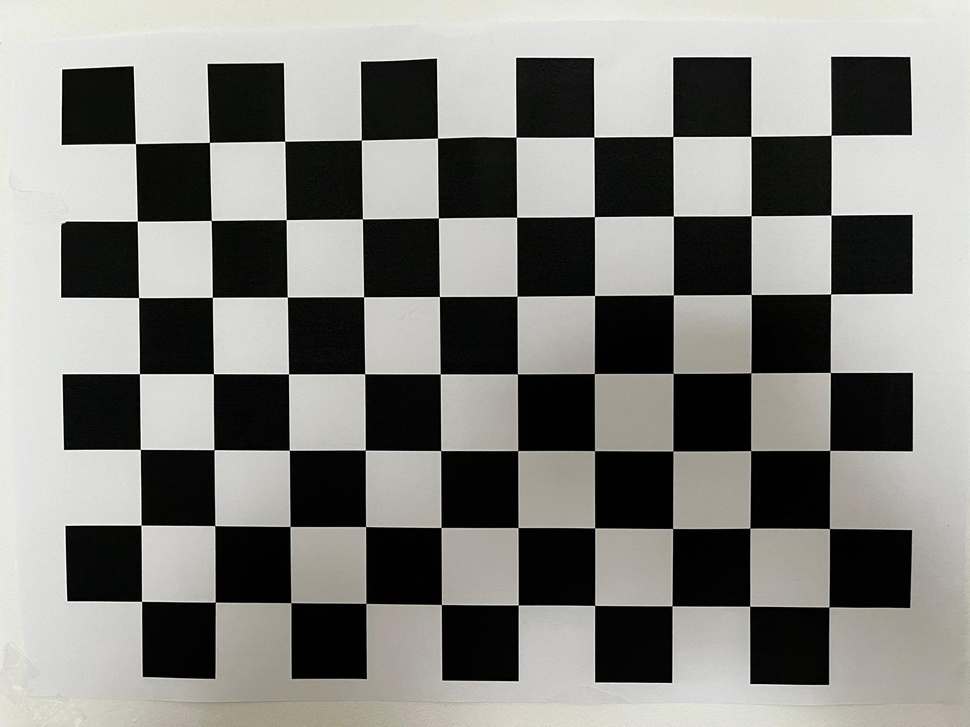
#> input picture sample/img (1).jpeg, 970 x 727 px, shrunk from 1600 x 1200 before the run; its folder holds only this picture in this run
$ python calibrate_sample.py
#> lines starting #> are read from the running program, lines starting #| are printed output that depends on the picture; long printed decimals are rounded
import numpy as np
import cv2
import glob

# Define the checkerboard dimensions
checkerboard_size = (10, 7)

# Define the size of a square in your defined unit (e.g., cm or mm)
square_size = 0.024  # example size in m

# Prepare object points, like (0,0,0), (1,0,0), (2,0,0), ..., (9,6,0)
# Multiply by the actual square size to scale to real-world coordinates
objp = np.zeros((checkerboard_size[0] * checkerboard_size[1], 3), np.float32)
objp[:, :2] = np.mgrid[0:checkerboard_size[0], 0:checkerboard_size[1]].T.reshape(-1, 2)
objp *= square_size

# Arrays to store object points and image points from all images
object_points = []  # 3d points in real world space
image_points = []  # 2d points in image plane

# Load all images
images = glob.glob('./sample/*.jpeg')

for fname in images:
    img = cv2.imread(fname)
#> img is the input picture: shape (727, 970, 3); mean B, G, R 126.4, 130.2, 130.7
    if img is None:
        print(f"Failed to load image {fname}")
        continue

    img_gray = cv2.cvtColor(img, cv2.COLOR_BGR2GRAY)

    # Find the chessboard corners
    ret, corners = cv2.findChessboardCorners(img_gray, checkerboard_size,
                                             flags=cv2.CALIB_CB_ADAPTIVE_THRESH +
                                                   cv2.CALIB_CB_FAST_CHECK +
                                                   cv2.CALIB_CB_NORMALIZE_IMAGE)
#> ret = True; corners = 70 rows, first 8: [135.5, 143.6], [209.4, 142.4], [284.7, 141.3], [361.4, 140], [437.5, 138.1], [516, 137.2], [593.8, 137.1], [672.7, 136.5]
    if ret:
        print(f"Corners found in {fname}")

        # Define the criteria for corner refinement
        criteria = (cv2.TERM_CRITERIA_EPS + cv2.TERM_CRITERIA_MAX_ITER, 30, 0.001)
        corners = cv2.cornerSubPix(img_gray, corners, (11, 11), (-1, -1), criteria)
#> corners = 70 rows, first 8: [135.4, 143.6], [209.4, 142.4], [284.7, 141.3], [361.4, 140], [437.5, 138.1], [516, 137.1], [593.8, 137.1], [672.8, 136.5]

        object_points.append(objp)
        image_points.append(corners)

        # Draw and display corners
        fnl = cv2.drawChessboardCorners(img, checkerboard_size, corners, ret)
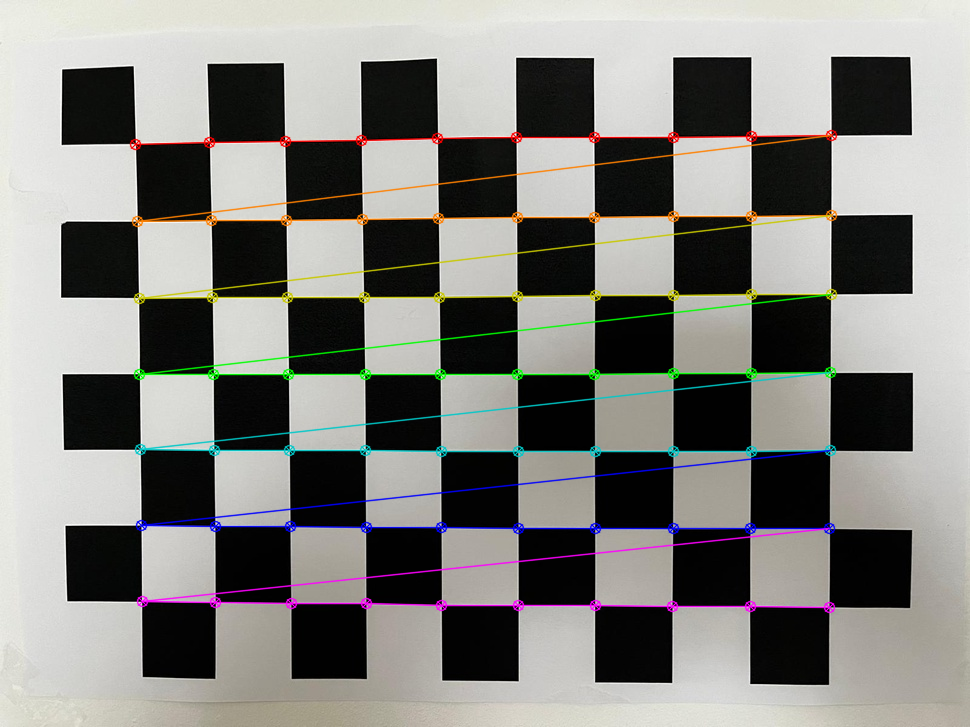
#> fnl: shape (727, 970, 3); mean B, G, R 126.5, 130.5, 131.2
        cv2.imshow("Final", fnl)
        cv2.waitKey(0)
    else:
        print(f"No Checkerboard Found in {fname}")

cv2.destroyAllWindows()

# Camera calibration
if object_points and image_points:
    img_size = (img.shape[1], img.shape[0])
    retval, cameraMatrix, distCoeffs, rvecs, tvecs = cv2.calibrateCamera(object_points, image_points, img_size, None, None)
#> retval = 0.638; cameraMatrix = [[1395, 0, 488.4], [0, 1404.5, 357.4], [0, 0, 1]]; distCoeffs = [[0.347, -8.9, -0.00236, -0.000323, 60.13]]; rvecs = ([0.0382, 0.0665, -0.00383],); tvecs = ([-0.111, -0.0667, 0.44],)

    # Print the calibration results in a readable format
    print("\n=== Camera Calibration Results ===")
    print(f"Reprojection Error: {retval:.4f}\n")
#| Reprojection Error: 0.6378

    print("Camera Matrix:")
    print(cameraMatrix, "\n")
#| [[1.39501772e+03 0.00000000e+00 4.88396442e+02]
#|  [0.00000000e+00 1.40448359e+03 3.57357047e+02]
#|  [0.00000000e+00 0.00000000e+00 1.00000000e+00]]

    print("Distortion Coefficients:")
    print(distCoeffs.ravel(), "\n")
#| [ 3.47243231e-01 -8.90349763e+00 -2.35584740e-03 -3.23482262e-04
#|   6.01278131e+01]

    print("Rotation Vectors:")
    for i, rvec in enumerate(rvecs):
        print(f"Image {i + 1}:")
        print(rvec.ravel(), "\n")
#> this loop made 1 pass
#> (printed output is left out)

    print("Translation Vectors:")
    for i, tvec in enumerate(tvecs):
        print(f"Image {i + 1}:")
        print(tvec.ravel(), "\n")
#> this loop made 1 pass
#> (printed output is left out)

    # Compute and display per-image reprojection errors
    total_error = 0
    errors = []
    for i in range(len(object_points)):
        img_points2, _ = cv2.projectPoints(object_points[i], rvecs[i], tvecs[i], cameraMatrix, distCoeffs)
        error = cv2.norm(image_points[i], img_points2, cv2.NORM_L2) / len(img_points2)
        total_error += error
        errors.append(error)
        print(f"Image {i + 1} Reprojection Error: {error:.4f}")
#> this loop made 1 pass
#> (error, total_error) on pass 1: (0.0762, 0.0762)
#> (printed output is left out)
#> after the loop, errors = [0.0762]; total_error = 0.0762

    mean_error = total_error / len(object_points)
#> mean_error = 0.0762
    print(f"\nMean Reprojection Error: {mean_error:.4f}")
#| Mean Reprojection Error: 0.0762

else:
    print("Not enough points for calibration")

$ run again, on sample/img (5).jpeg
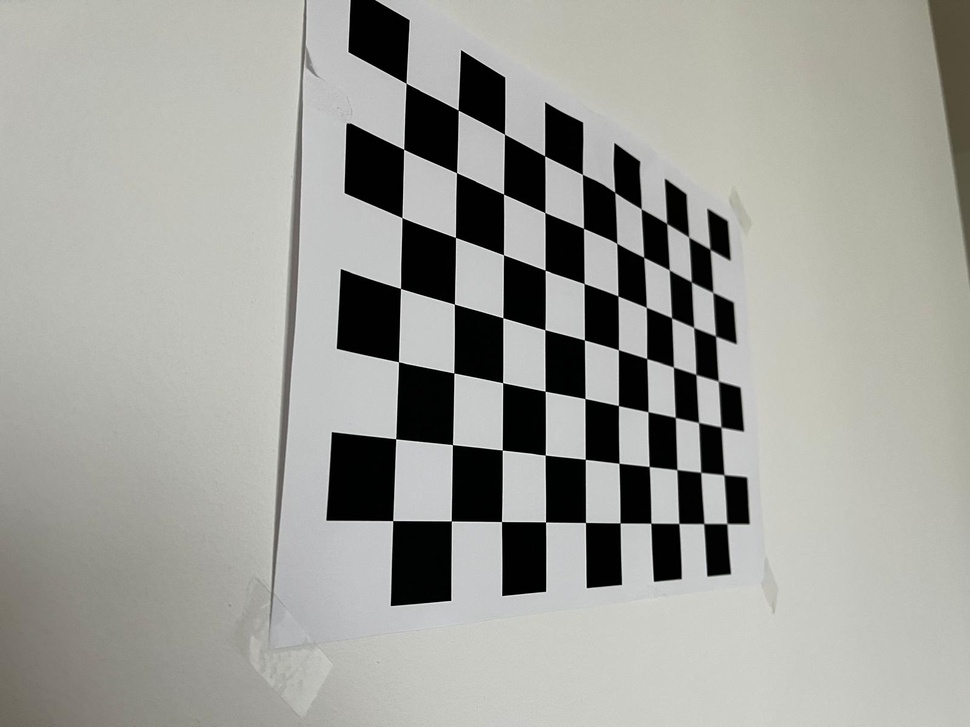
#> input picture sample/img (5).jpeg, 970 x 727 px, shrunk from 1600 x 1200 before the run
#> img is the input picture: shape (727, 970, 3); mean B, G, R 153.7, 159.1, 158.7
#> `ret, corners = cv2.findChessboardCorners(img_gray, checkerboard_size, ..`: ret = True; corners = 70 rows, first 8: [406.1, 83.42], [458.1, 110], [504.4, 133.9], [544.5, 155.4], [582.2, 174.6], [614.4, 191.6], [640.6, 209.6], [665.5, 221.8]
#> `corners = cv2.cornerSubPix(img_gray, corners, (11, 11), (-1, -1), crit..`: corners = 70 rows, first 8: [406.1, 83.32], [458.2, 110.1], [504.4, 134.2], [544.6, 155.8], [582.4, 174.4], [614.7, 192.3], [641.2, 208.8], [666.7, 223.4]
#> `fnl = cv2.drawChessboardCorners(img, checkerboard_size, corners, ret)`:
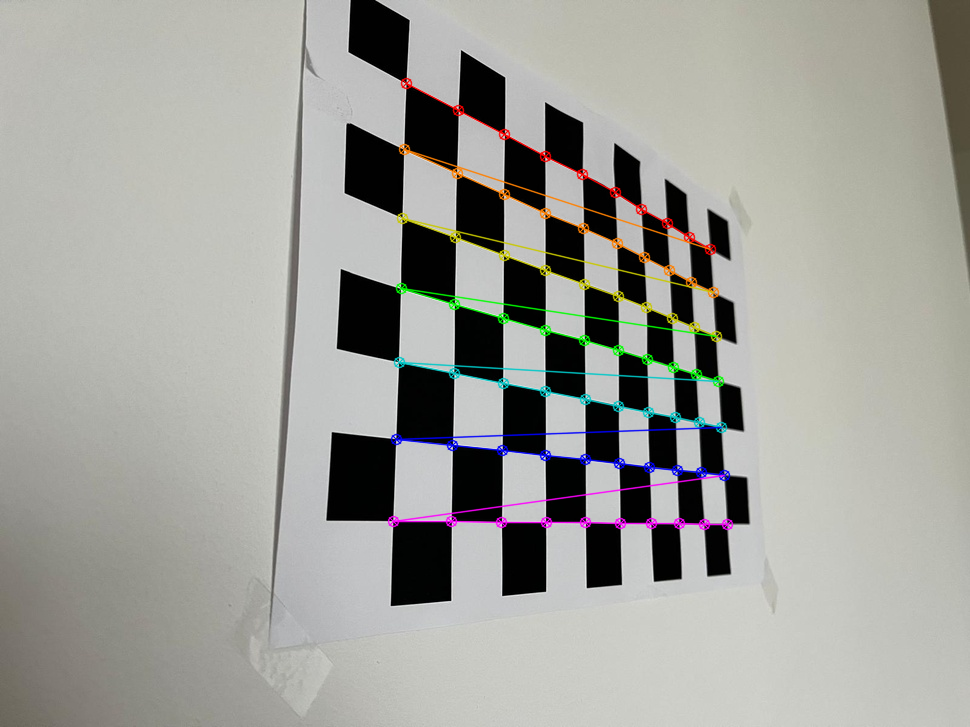
#> fnl: shape (727, 970, 3); mean B, G, R 153.8, 159.3, 159.1
#> retval = 1.04; cameraMatrix = [[773.2, 0, 354.3], [0, 711.7, 351.5], [0, 0, 1]]; distCoeffs = [[0.729, -4.31, 0.00551, -0.0405, 7.7]]; rvecs = ([-0.172, -0.7, 0.114],); tvecs = ([0.0174, -0.0908, 0.246],)
#| Reprojection Error: 1.0371
#| [[773.227   0.         354.264]
#|  [  0.         711.680 351.517]
#|  [  0.           0.           1.        ]]
#| [ 7.28624912e-01 -4.30985023e+00  5.50655707e-03 -4.04534624e-02
#|   7.69604906e+00]
#> the loop `for i, rvec in enumerate(rvecs):` made 1 pass
#> (printed output is left out)
#> the loop `for i, tvec in enumerate(tvecs):` made 1 pass
#> (printed output is left out)
#> the loop `for i in range(len(object_points)):` made 1 pass
#> (error, total_error) on pass 1: (0.124, 0.124)
#> (printed output is left out)
#> after the loop `for i in range(len(object_points)):`: errors = [0.124]; total_error = 0.124
#| Mean Reprojection Error: 0.1240

$ run again, on sample/img (6).jpeg
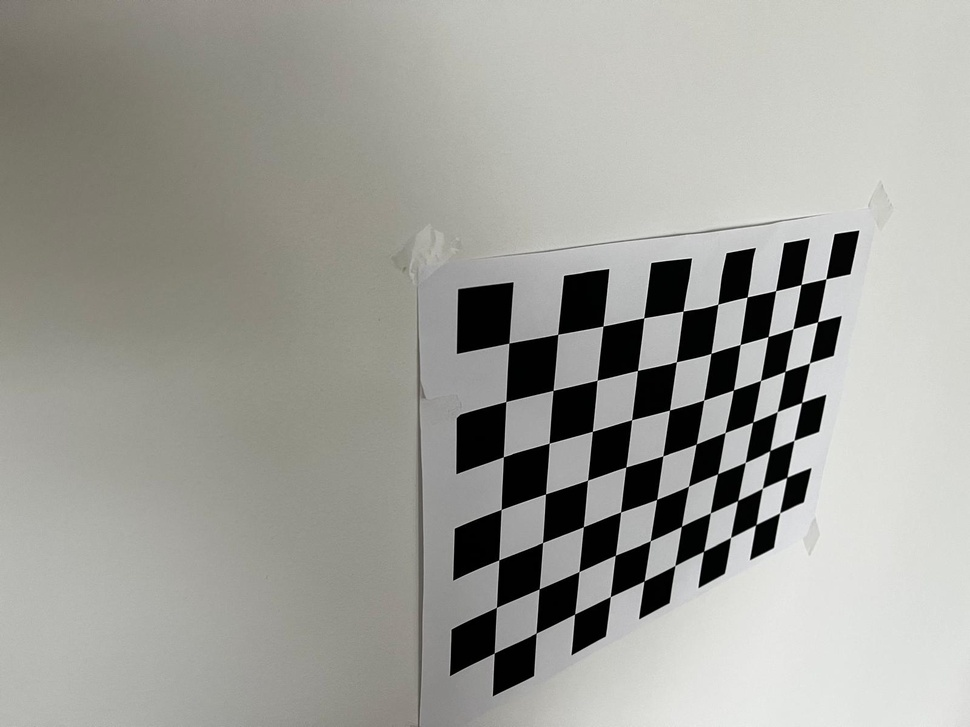
#> input picture sample/img (6).jpeg, 970 x 727 px, shrunk from 1600 x 1200 before the run
#> img is the input picture: shape (727, 970, 3); mean B, G, R 153.2, 158.9, 158.9
#> `ret, corners = cv2.findChessboardCorners(img_gray, checkerboard_size, ..`: ret = True; corners = 70 rows, first 8: [509, 343], [557.9, 334.4], [603, 326], [643.8, 317.7], [683, 311.1], [717.5, 304.5], [746.9, 297], [775.7, 290.5]
#> `corners = cv2.cornerSubPix(img_gray, corners, (11, 11), (-1, -1), crit..`: corners = 70 rows, first 8: [508.9, 343.1], [557.7, 334.3], [603, 326.1], [643.7, 317.8], [683, 311.1], [717.8, 304.2], [747.1, 296.9], [775.6, 290.7]
#> `fnl = cv2.drawChessboardCorners(img, checkerboard_size, corners, ret)`:
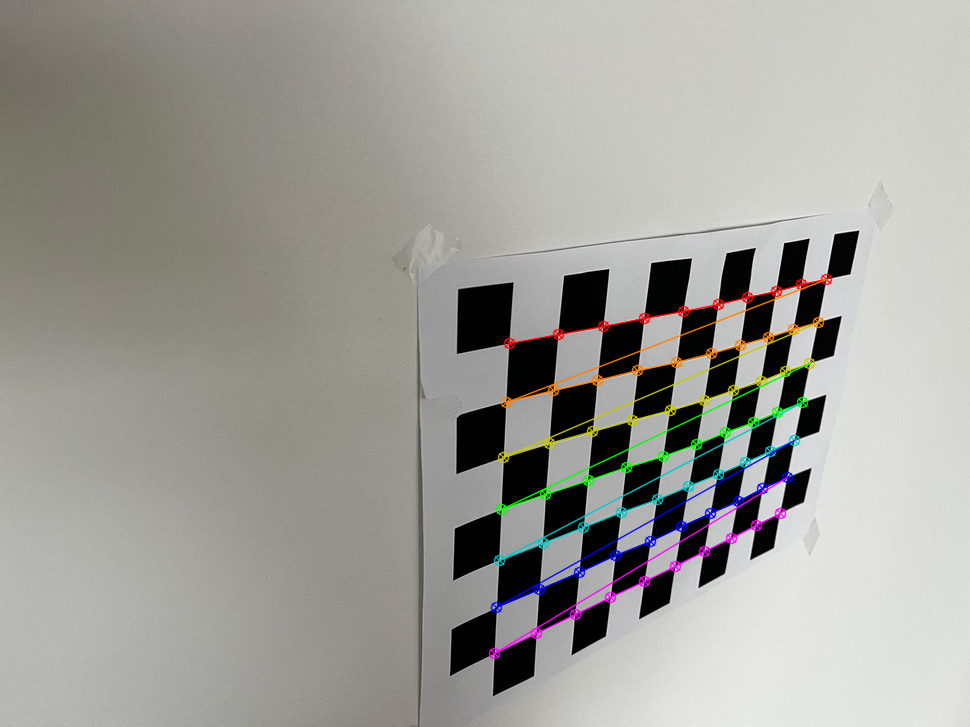
#> fnl: shape (727, 970, 3); mean B, G, R 153.3, 159.1, 159.4
#> retval = 0.758; cameraMatrix = [[705.2, 0, 351.2], [0, 650.2, 342.3], [0, 0, 1]]; distCoeffs = [[0.656, -2.12, -0.0235, -0.0128, 2.08]]; rvecs = ([0.257, -0.545, -0.0852],); tvecs = ([0.0576, 0.00115, 0.263],)
#| Reprojection Error: 0.7584
#| [[705.168   0.         351.204]
#|  [  0.         650.225  342.304 ]
#|  [  0.           0.           1.        ]]
#| [ 0.6564 -2.122 -0.02347 -0.01279  2.080]
#> the loop `for i, rvec in enumerate(rvecs):` made 1 pass
#> (printed output is left out)
#> the loop `for i, tvec in enumerate(tvecs):` made 1 pass
#> (printed output is left out)
#> the loop `for i in range(len(object_points)):` made 1 pass
#> (error, total_error) on pass 1: (0.0906, 0.0906)
#> (printed output is left out)
#> after the loop `for i in range(len(object_points)):`: errors = [0.0906]; total_error = 0.0906
#| Mean Reprojection Error: 0.0906

$ run again, on sample/img (7).jpeg
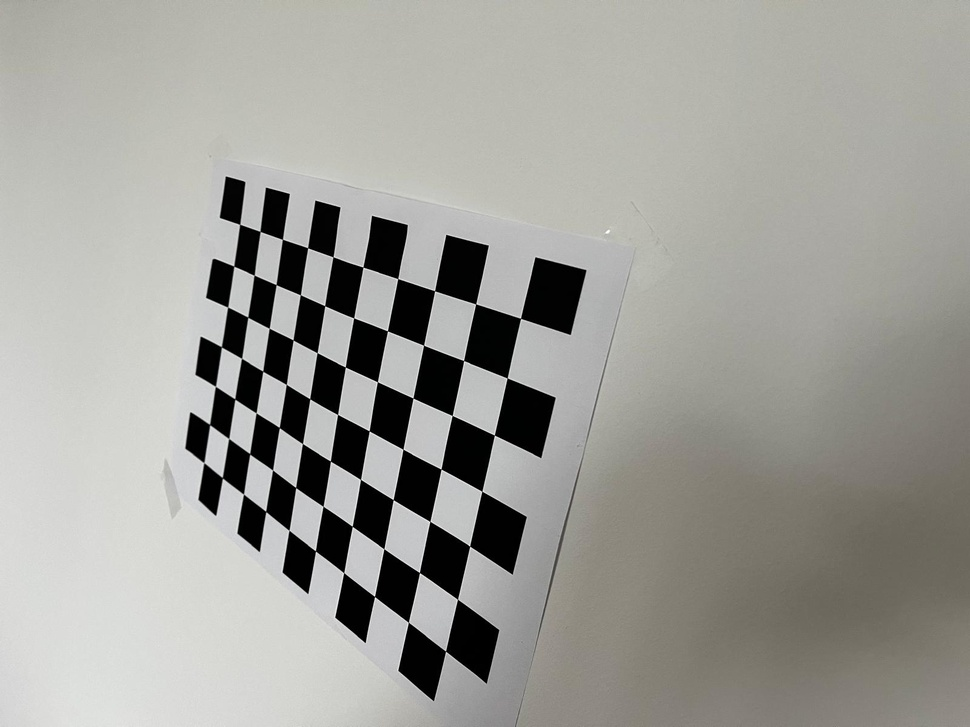
#> input picture sample/img (7).jpeg, 970 x 727 px, shrunk from 1600 x 1200 before the run
#> img is the input picture: shape (727, 970, 3); mean B, G, R 152.7, 158, 158.5
#> `ret, corners = cv2.findChessboardCorners(img_gray, checkerboard_size, ..`: ret = True; corners = 70 rows, first 8: [239.6, 224.5], [260.1, 231.4], [282.4, 239.5], [307.7, 247.9], [333, 256.6], [362.9, 267], [398, 278.4], [434.6, 290.9]
#> `corners = cv2.cornerSubPix(img_gray, corners, (11, 11), (-1, -1), crit..`: corners = 70 rows, first 8: [239.7, 224.3], [260.1, 231.4], [282.4, 239.3], [307.7, 247.7], [333, 256.8], [362.9, 267.1], [397.7, 278.6], [434.6, 290.7]
#> `fnl = cv2.drawChessboardCorners(img, checkerboard_size, corners, ret)`:
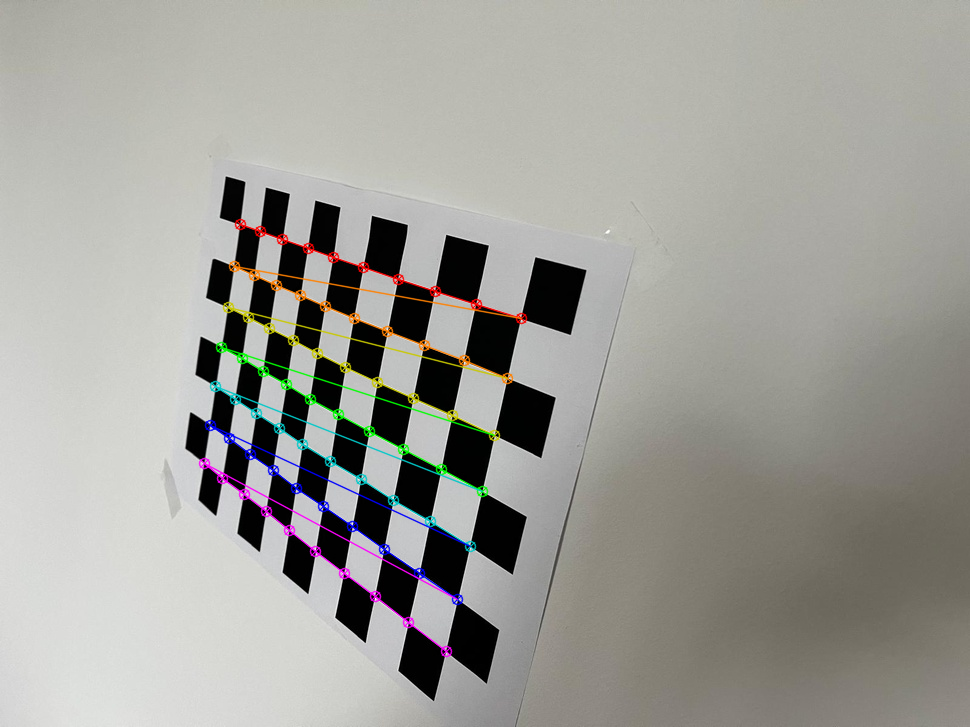
#> fnl: shape (727, 970, 3); mean B, G, R 152.7, 158.2, 158.8
#> retval = 0.982; cameraMatrix = [[697.5, 0, 433.1], [0, 779.9, 306.5], [0, 0, 1]]; distCoeffs = [[-0.788, 5.29, -0.0141, 0.0154, -11.7]]; rvecs = ([0.0208, 0.691, 0.243],); tvecs = ([-0.124, -0.0456, 0.427],)
#| Reprojection Error: 0.9822
#| [[697.501   0.         433.121]
#|  [  0.         779.934 306.511 ]
#|  [  0.           0.           1.        ]]
#| [ -0.7885   5.289  -0.01412   0.01541 -11.698 ]
#> the loop `for i, rvec in enumerate(rvecs):` made 1 pass
#> (printed output is left out)
#> the loop `for i, tvec in enumerate(tvecs):` made 1 pass
#> (printed output is left out)
#> the loop `for i in range(len(object_points)):` made 1 pass
#> (error, total_error) on pass 1: (0.117, 0.117)
#> (printed output is left out)
#> after the loop `for i in range(len(object_points)):`: errors = [0.117]; total_error = 0.117
#| Mean Reprojection Error: 0.1174
